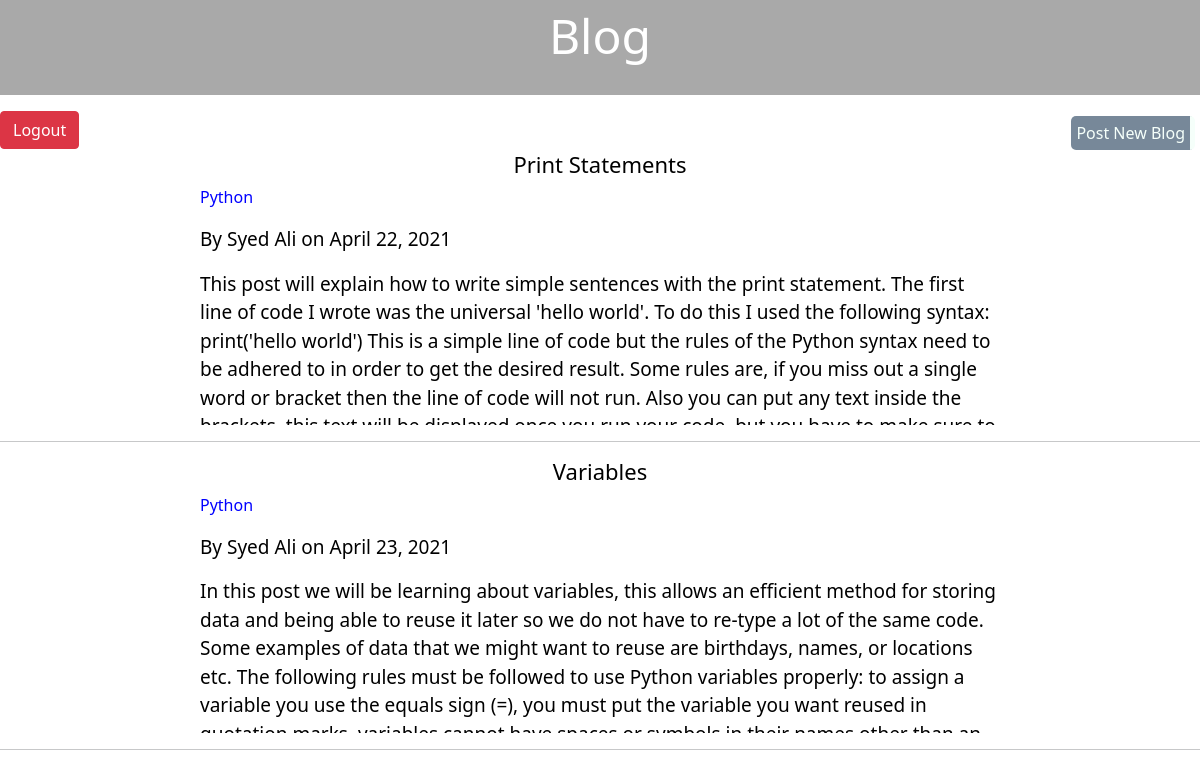
The app's page / (signed in) with its own data.
### blog/models.py (models this page shows, shortened)
class Post(models.Model):
    genre = models.CharField(max_length=50)
    title = models.CharField(max_length=50)
    first_name = models.CharField(max_length=30, default='')
    last_name = models.CharField(max_length=30, default='')
    body = models.TextField()
    post_date = models.DateField(auto_now_add=True)  # self

### blog/views.py (the view)
# urls.py: path('', BlogListView.as_view(), name='home'),
class BlogListView(ListView):
    model = Post
    template_name = 'home.html'

### templates/home.html
    {% extends 'base.html' %}
    {% block content %}
    {% for post in object_list %}
     <body>
          <div class="blog-body">
          <div class="post-title">
          <h3><a href="{% url 'post_detail' post.pk %}">{{ post.title }}</a></h3></div>
          <div class="blog-genre"> {{ post.genre}}</div>
           <div class="post-body">
               <p>By&nbsp;{{post.first_name }}
                          {{post.last_name}}
                  on&nbsp;{{ post.post_date}}</p>
                       <p>{{ post.body }}</p>
           </div>
           </div>
         <hr>
     </body>
   {% endfor %}
   {% endblock content %}

### static/css/base.css (style rules this page uses)
body { margin: 0; padding: 0; }
.blog-genre { height: 5%; color: #0000FF }
.post-title, h3 a { color: #000000; text-decoration: none; font-size: 22px; }
.post-title { text-align: center; }
.blog-body { width: 800px; margin: 0 auto; }
.post-body { color: #000000; height: 200px; overflow: hidden; }
.post-body p { font-size: 19px; font-color: #000000; }

### records on screen
Post: title "Print Statements", genre "Python", first_name "Syed", last_name "Ali", post_date "April 22, 2021", body "This post will explain how to write simple sentences with the print statement. The first line of code I wrote was the universal 'hello world'. To do this I used the following syntax: print('hello world') This is a simple line of code but the rules of the Python syntax need to be adhered to in order to get the desired result. Some rules are, if you miss out a single word or bracket then the line of code will not run. Also you can put any text inside the…"
Post: title "Variables", genre "Python", first_name "Syed", last_name "Ali", post_date "April 23, 2021", body "In this post we will be learning about variables, this allows an efficient method for storing data and being able to reuse it later so we do not have to re-type a lot of the same code. Some examples of data that we might want to reuse are birthdays, names, or locations etc. The following rules must be followed to use Python variables properly: to assign a variable you use the equals sign (=), you must put the variable you want reused in…"
